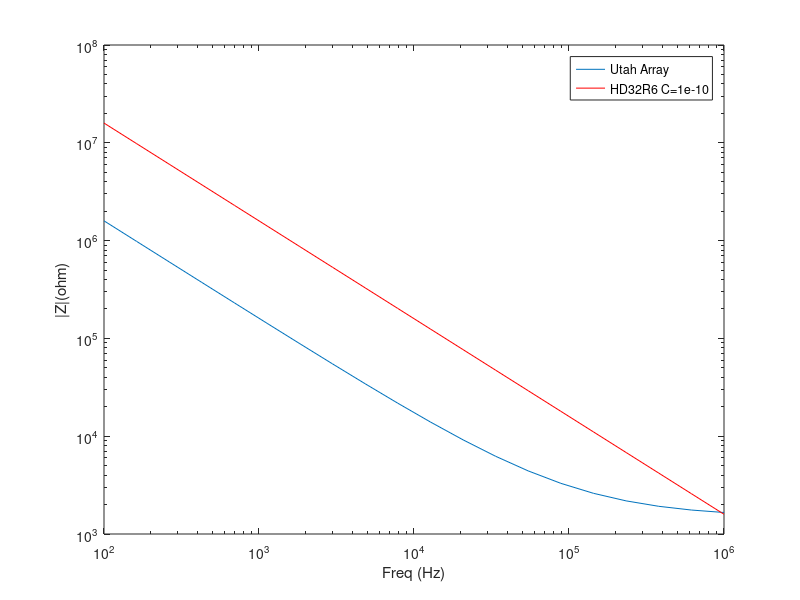

This figure's MATLAB source:
%impedance comparation
Re=1.5e3;
Ce=1e-9;
freq=logspace(2,6,20);
Ze=Re+1/2/pi/Ce./freq;
%system impedance
Cs=100e-12;
Zs=1/2/pi/Cs./freq;
loglog(freq,Ze);
hold on;
loglog(freq,Zs,'r');
hold off;
legend('Utah Array',['HD32R6 C=' num2str(Cs)])
% ylim([1e3,1e6]);
xlabel('Freq (Hz)')
ylabel('|Z|(ohm)')